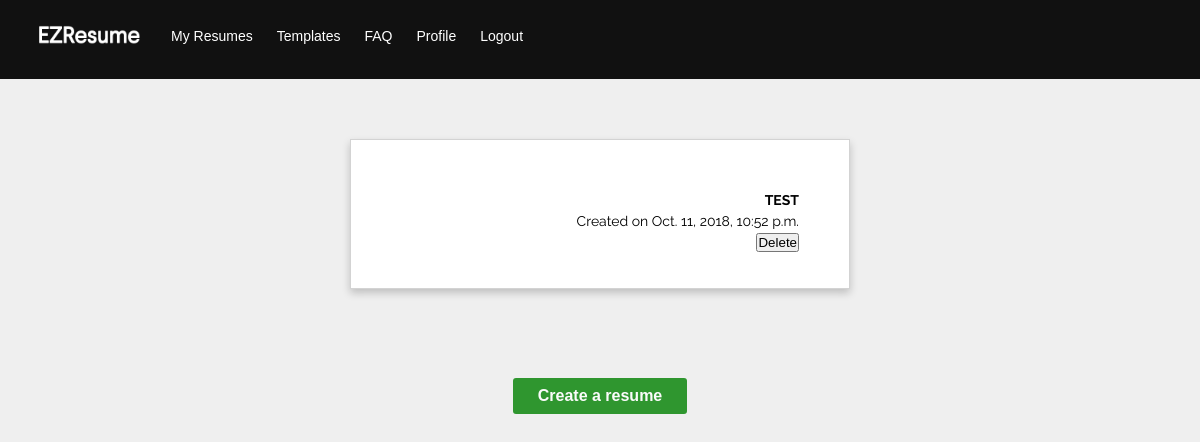
Page /app/ (signed in) on the earlier database version.
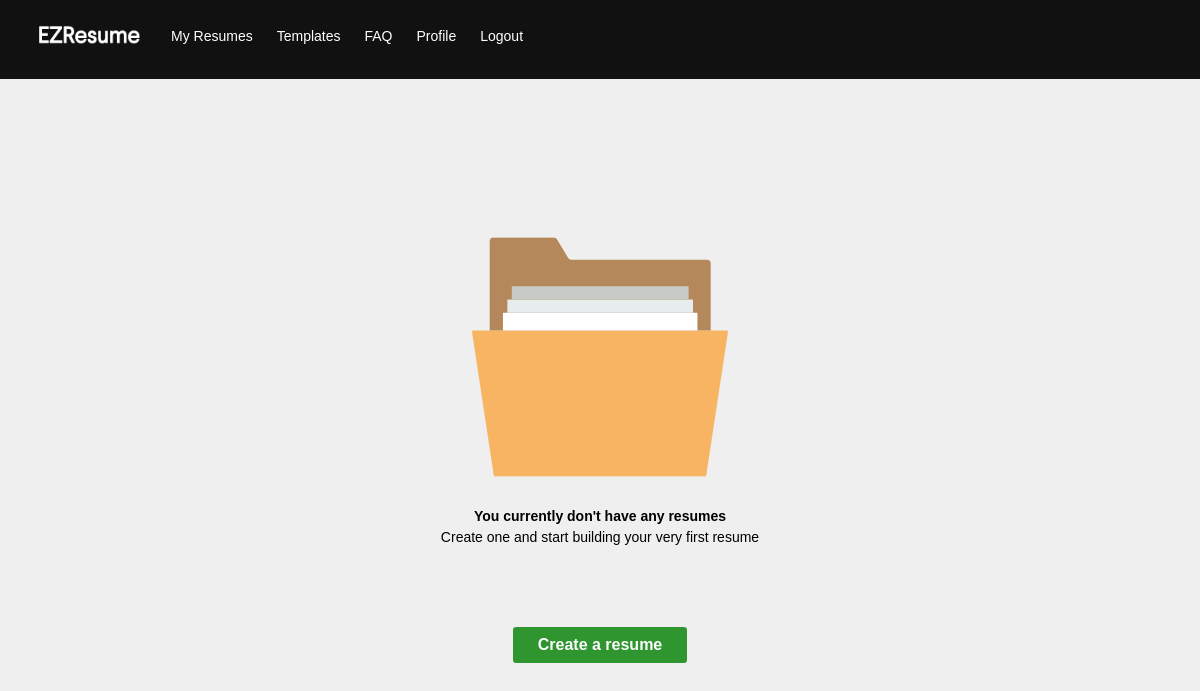
Same page on the later database version.
### resumes/models.py (models this page shows, shortened)
class Resume(models.Model):
    name = models.CharField(max_length=255)
    created_at = models.DateTimeField(auto_now_add=True, editable=False)
    updated_at = models.DateTimeField(auto_now=True)
    user = models.ForeignKey(User, on_delete=models.CASCADE)

### resumes/views.py (the view)
# urls.py: path('', views.my_resumes, name='my-resumes'),
@login_required()
def my_resumes(request):
    resumes = Resume.objects.all()
    return render(request, 'resumes/my_resumes.html', {'resumes': resumes})

### resumes/templates/resumes/my_resumes.html (shortened to what this page needs)
{% extends 'resumes/layout.html' %}
{% load static %}
{% block content %}
    <div class="wrapper">
    {% for resume in resumes %}
       <div class="resume-box">
            <div class="container">
                <p class="resume-name">{{ resume.name }}</p>
                <p>Created on {{ resume.created_at }}</p>
                <form action="{% url 'resumes:delete-resume' pk=resume.id %}">
                    <input type="submit" class="confirm-delete" value="Delete" />
                </form>
            </div>
        </div>
    {% empty %}
        <div class="empty-state-box">
            <img src="{% static 'resumes/images/resume-empty-icon.png' %}" class="centered">
            <p class="empty-state-text"><b>You currently don't have any resumes</b><br>Create one and
                start building your very first resume</p>
        </div>
    {% endfor %}
        <div class="button-box">
            <a href="{% url 'resumes:create-resume' %}" class="button">Create a resume</a>
        </div>
    </div>
{% endblock %}

Differences in the rows shown:
removed Resume: name "TEST", created_at "Oct. 11, 2018, 10:52 p.m."
Other differences:
text now shown: "You currently don't have any resumes Create one and start building your very first resume"
